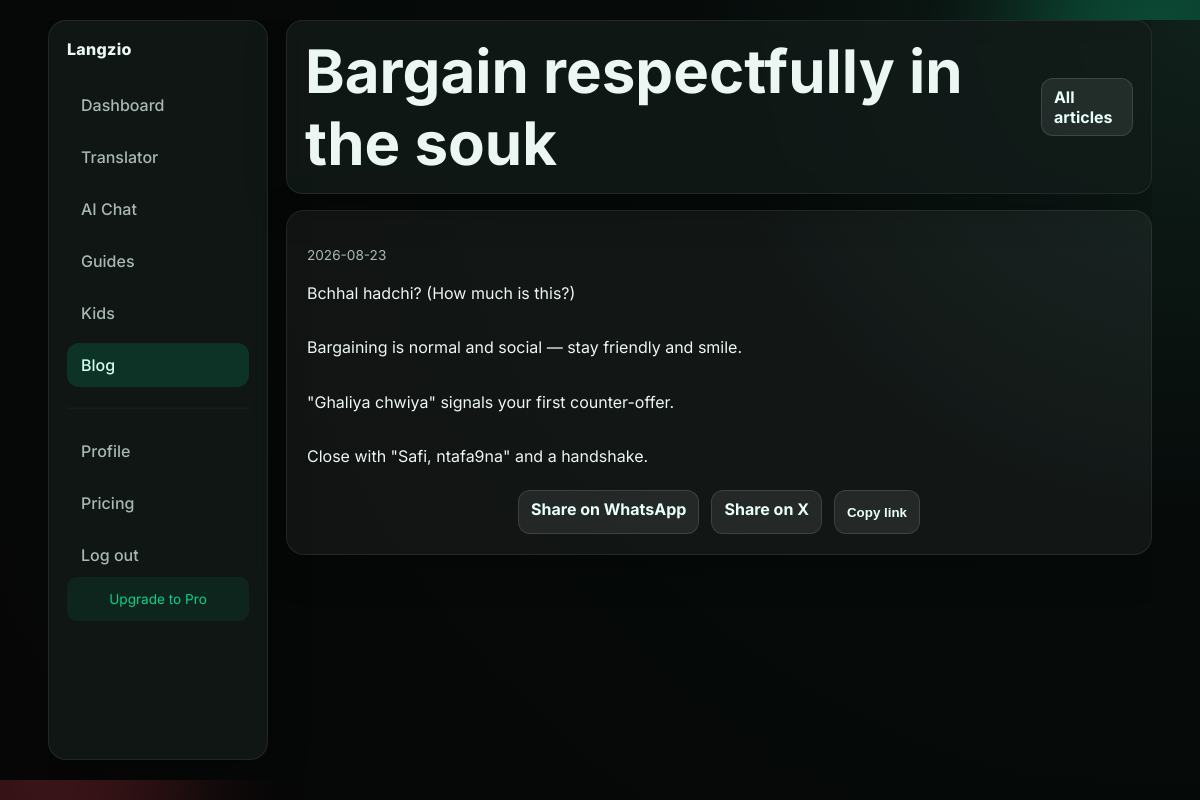
/blog/souk-bargaining/, run on the app's committed database.
### tables this page shows
CREATE TABLE IF NOT EXISTS blog_posts (
    id INT UNSIGNED AUTO_INCREMENT PRIMARY KEY,
    slug VARCHAR(150) NOT NULL UNIQUE,
    title VARCHAR(200) NOT NULL,
    excerpt VARCHAR(500) DEFAULT NULL,
    content MEDIUMTEXT NOT NULL,
    status ENUM('draft','published') NOT NULL DEFAULT 'draft',
    published_at DATETIME DEFAULT NULL,
    created_at DATETIME DEFAULT CURRENT_TIMESTAMP,
    updated_at DATETIME DEFAULT CURRENT_TIMESTAMP ON UPDATE CURRENT_TIMESTAMP,
    INDEX idx_slug (slug),
    INDEX idx_status_published (status, published_at)
);

### classes/Auth.php (called while the page is built, shortened)
<?php
require_once __DIR__ . "/../config.php";
class Auth
{
    public static function id(): ?int
    {
        $id = $_SESSION["user_id"] ?? null;
        return $id ? (int) $id : null;
    }
    public static function subscriptionStatus(): array
    {
        $uid = self::id();
        if (!$uid) {
            return ["plan" => "none", "status" => "guest", "days_remaining" => 0];
        }
        $sub = Subscription::current($uid);
        return [
            "plan"           => $sub["plan"],
            "status"         => $sub["status"],
            "trial_ends_at"  => $sub["trial_ends_at"],
            "days_remaining" => Subscription::trialDaysRemaining($uid),
            "is_trial"       => self::isTrialActive(),
            "is_subscribed"  => self::isSubscribed(),
        ];
    }
}

### config.php (called while the page is built, shortened)
<?php
function langzio_base_path(): string
{
    $script = str_replace("\\", "/", $_SERVER["SCRIPT_NAME"] ?? "/index.php");
    $dir = dirname($script);
    if ($dir === "/" || $dir === "\\" || $dir === ".") {
        return "";
    }
    return rtrim($dir, "/");
}
function langzio_url(string $path = ""): string
{
    $base = langzio_base_path();
    $path = ltrim(str_replace("\\", "/", $path), "/");
    return ($base === "" ? "" : $base) . "/" . $path;
}
function langzio_canonical_url(string $path = ""): string
{
    $canonicalDomain = langzio_env("CANONICAL_DOMAIN", "https://langzio.com");
    $base = rtrim($canonicalDomain, "/");
    $path = ltrim(str_replace("\\", "/", $path), "/");
    return $base . "/" . $path;
}
function langzio_env(string $key, string $default = ""): string
{
    if (isset($_ENV[$key]) && $_ENV[$key] !== "") {
        return (string) $_ENV[$key];
    }
    $fromGetenv = getenv($key);
    return ($fromGetenv !== false && $fromGetenv !== "") ? (string) $fromGetenv : $default;
}

### blog.php (the view, shortened to what this page needs)
<?php
require_once __DIR__ . "/classes/Auth.php";
$subStatus = Auth::subscriptionStatus();
function langzio_blog_find(string $slug): ?array
{
    try {
        $db = Database::connect();
        $stmt = $db->prepare("
            SELECT slug, title, excerpt, content, published_at
            FROM blog_posts
            WHERE slug = :slug AND status = 'published'
            LIMIT 1
        ");
        $stmt->execute(["slug" => $slug]);
        $row = $stmt->fetch();
        return $row ?: null;
    } catch (Throwable $e) {
        error_log("Langzio blog find failed: " . $e->getMessage());
        return null;
    }
}
$slug = trim((string) ($_GET["slug"] ?? ""));
$slug = preg_replace('/[^a-z0-9-]/', '', strtolower($slug));
$post = $slug !== "" ? langzio_blog_find($slug) : null;
$isArticle = $slug !== "";
include "includes/head.php";
?>
<div class="app-shell container">
    <aside class="sidebar glass">
        <a class="brand" href="index.php">Langzio</a>
        <nav class="side-nav" aria-label="Main navigation">
            <a href="dashboard.php">Dashboard</a>
            <a href="translator.php">Translator</a>
            <a href="chat.php">AI Chat</a>
            <a href="guides.php">Guides</a>
            <a href="kids.php">Kids</a>
            <a class="active" href="blog.php">Blog</a>
            <hr style="border-color:rgba(255,255,255,0.08);margin:12px 0">
            <a href="profile.php">Profile</a>
            <a href="pricing.php">Pricing</a>
            <a href="logout.php">Log out</a>
        </nav>
        <div style="margin-top:auto;padding:12px;border-radius:10px;background:rgba(0,211,139,0.08);font-size:0.85rem;text-align:center">
            <?php if ($subStatus["is_trial"]): ?>
                <strong>Trial</strong> — <?php echo $subStatus["days_remaining"]; ?> day(s) left
            <?php elseif ($subStatus["is_subscribed"]): ?>
                <strong>Pro</strong> — Active
            <?php else: ?>
                <a href="pricing.php" style="color:var(--green-2)">Upgrade to Pro</a>
            <?php endif; ?>
        </div>
    </aside>
    <div class="app-content">
        <header class="app-topbar glass">
            <h1><?php echo $isArticle && $post !== null ? htmlspecialchars($post["title"]) : "Blog"; ?></h1>
            <?php if ($isArticle): ?>
                <a class="btn btn-secondary compact" href="<?php echo htmlspecialchars(langzio_url('blog.php')); ?>">All articles</a>
            <?php else: ?>
                <a class="btn btn-secondary compact" href="dashboard.php">Dashboard</a>
            <?php endif; ?>
        </header>
        <?php if ($isArticle && $post === null): ?>
            <section class="card" style="text-align:center" role="alert">
                <h2>Article not found</h2>
                <p style="color:var(--muted)">This article does not exist or is not published yet.</p>
                <a class="btn btn-primary" href="<?php echo htmlspecialchars(langzio_url('blog.php')); ?>">Back to blog</a>
            </section>
        <?php elseif ($isArticle): ?>
            <article class="card" itemscope itemtype="https://schema.org/BlogPosting">
                <?php if (!empty($post["published_at"])): ?>
                    <p style="color:var(--muted);font-size:0.85rem"><?php echo htmlspecialchars(substr($post["published_at"], 0, 10)); ?></p>
                <?php endif; ?>
                <div itemprop="articleBody" style="white-space:pre-wrap;line-height:1.7"><?php echo htmlspecialchars($post["content"]); ?></div>
                <?php
                $shareUrl = langzio_canonical_url("blog/" . $post["slug"] . "/");
                $shareText = $post["title"] . " — via Langzio";
                ?>
                <div class="hero-cta" style="margin-top:20px">
                    <a class="btn btn-secondary compact" target="_blank" rel="noopener"
                       href="https://wa.me/?text=<?php echo urlencode($shareText . "\n" . $shareUrl); ?>">Share on WhatsApp</a>
                    <a class="btn btn-secondary compact" target="_blank" rel="noopener"
                       href="https://x.com/intent/tweet?text=<?php echo urlencode($shareText); ?>&url=<?php echo urlencode($shareUrl); ?>">Share on X</a>
                    <button class="btn btn-secondary compact" type="button" id="copyBlogLinkBtn"
                            data-url="<?php echo htmlspecialchars($shareUrl); ?>">Copy link</button>
                </div>
            </article>
        <?php endif; ?>
    </div>
</div>
<?php include "includes/footer.php"; ?>

### assets/css/style.css (style rules this page uses)
:root { --bg: #060b0a; --panel: rgba(18, 27, 25, 0.78); --soft-panel: rgba(255, 255, 255, 0.05); --text: #ecf6f2; --muted: #a9b8b2; --green: #00a76f; --green-2: #00d38b; --red: #d93f4f; --shadow: 0 10px 40px rgba(0, 0, 0, 0.25); --radius: 18px; }
* { box-sizing: border-box; }
html, body { margin: 0; padding: 0; font-family: "Inter", Arial, sans-serif; background: radial-gradient(circle at top right, #10201b 0%, #060b0a 35%, #060606 100%); color: var(--text); min-height: 100%; }
a { color: inherit; text-decoration: none; }
.container { width: min(1120px, 92%); margin: 0 auto; }
.glass { background: var(--panel); border: 1px solid rgba(255, 255, 255, 0.08); backdrop-filter: blur(12px); box-shadow: var(--shadow); }
.brand { font-weight: 800; letter-spacing: 0.3px; }
h1 { font-size: clamp(2rem, 5vw, 4rem); margin: 0; }
.hero-cta { display: flex; justify-content: center; gap: 12px; margin-top: 24px; flex-wrap: wrap; }
.btn { border: 0; border-radius: 12px; padding: 12px 18px; font-weight: 700; cursor: pointer; transition: all 0.25s ease; }
.btn-secondary { background: rgba(255, 255, 255, 0.08); border: 1px solid rgba(255, 255, 255, 0.12); color: #e9fffb; }
.compact { padding: 8px 12px; }
.card { background: var(--soft-panel); border: 1px solid rgba(255, 255, 255, 0.08); border-radius: var(--radius); padding: 20px; box-shadow: var(--shadow); transition: transform 0.2s ease, border-color 0.2s ease; }
.card p, .card cite { color: var(--muted); line-height: 1.6; }
.app-shell { margin-top: 20px; min-height: calc(100vh - 40px); display: grid; grid-template-columns: 220px 1fr; gap: 18px; }
.sidebar { border-radius: 18px; padding: 18px; }
.side-nav { margin-top: 24px; display: grid; gap: 8px; }
.side-nav a { padding: 10px 12px; border-radius: 10px; color: var(--muted); }
.side-nav a.active, .side-nav a:hover { background: rgba(0, 211, 139, 0.15); color: #d3ffef; }
.app-content { display: grid; align-content: start; gap: 16px; padding-bottom: 24px; }
.app-topbar { border-radius: 16px; padding: 14px 18px; display: flex; justify-content: space-between; align-items: center; }
* { -webkit-tap-highlight-color: transparent; -webkit-touch-callout: none; }
html { -webkit-text-size-adjust: 100%; scroll-behavior: smooth; }
body { overscroll-behavior: none; }
.btn, .nav-toggle, .phrase-btn, .favorite-remove, .onboarding-option, .challenge-day, .side-nav a, .app-topbar a, .auth-form button, input[type="submit"], button { min-height: 44px; min-width: 44px; }
.app-shell { padding-bottom: env(safe-area-inset-bottom, 0); padding-left: env(safe-area-inset-left, 0); padding-right: env(safe-area-inset-right, 0); }
footer, .site-footer, .app-shell { padding-bottom: max(env(safe-area-inset-bottom, 0), 20px); }
.sidebar .side-nav a { padding: 12px 14px; border-radius: 12px; font-weight: 500; transition: background 0.2s ease; }
.sidebar .side-nav hr { margin: 10px 0; opacity: 0.4; }
.sidebar > div:last-child { margin-top: auto; padding: 14px; border-radius: 14px; background: rgba(0, 211, 139, 0.08); font-size: 0.85rem; text-align: center; line-height: 1.5; }
.app-shell, .container, .auth-page, main, section, article { max-width: 100vw; overflow-x: hidden; }
.side-nav { transition: opacity 0.2s ease; }
::placeholder { color: rgba(255, 255, 255, 0.35); opacity: 1; }

### data on the page
blog_posts: title "Bargain respectfully in the souk", published_at "2026-08-23", content "Bchhal hadchi? (How much is this?) Bargaining is normal and social — stay friendly and smile. \"Ghaliya chwiya\" signals your first counter-offer. Close with \"Safi, ntafa9na\" and a handshake."
